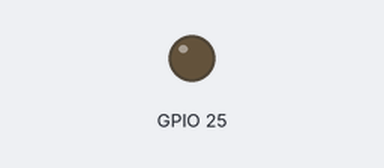
Bench run of a sketch on a simulated ESP32. Parts: output pins drawn as LEDs (lit = HIGH).

Above: at 0.0 s.
Timing chart, 0 to 0.1 s (numbered marks = the images above):
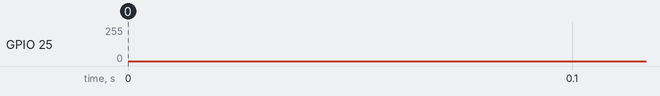

The sketch:

DDS-1KHz.ino
```cpp
#include <driver/dac.h>

// Timer0 Configuration Pointer (Handle)
hw_timer_t *Timer0_Cfg = NULL;

// Sine LookUpTable & Index Variable
uint8_t SampleIdx = 0;
const uint8_t sineLookupTable[] = {
128, 136, 143, 151, 159, 167, 174, 182,
189, 196, 202, 209, 215, 220, 226, 231,
235, 239, 243, 246, 249, 251, 253, 254,
255, 255, 255, 254, 253, 251, 249, 246,
243, 239, 235, 231, 226, 220, 215, 209,
202, 196, 189, 182, 174, 167, 159, 151,
143, 136, 128, 119, 112, 104, 96, 88,
81, 73, 66, 59, 53, 46, 40, 35,
29, 24, 20, 16, 12, 9, 6, 4,
2, 1, 0, 0, 0, 1, 2, 4,
6, 9, 12, 16, 20, 24, 29, 35,
40, 46, 53, 59, 66, 73, 81, 88,
96, 104, 112, 119};

// The Timer0 ISR Function (Executes Every Timer0 Interrupt Interval)
void IRAM_ATTR Timer0_ISR()
{
 // Send SineTable Values To DAC One By One
 dac_output_voltage(DAC_CHANNEL_1, sineLookupTable[SampleIdx++]);
 if(SampleIdx == 50)
 {
   SampleIdx = 0;
 }
}

void setup()
{
 // Configure Timer0 Interrupt
 Timer0_Cfg = timerBegin(0, 80, true);
 timerAttachInterrupt(Timer0_Cfg, &Timer0_ISR, true);
 timerAlarmWrite(Timer0_Cfg, 10, true);
 timerAlarmEnable(Timer0_Cfg);
 // Enable DAC1 Channel's Output
 dac_output_enable(DAC_CHANNEL_1);
}

void loop()
{
 // DO NOTHING
}
```
